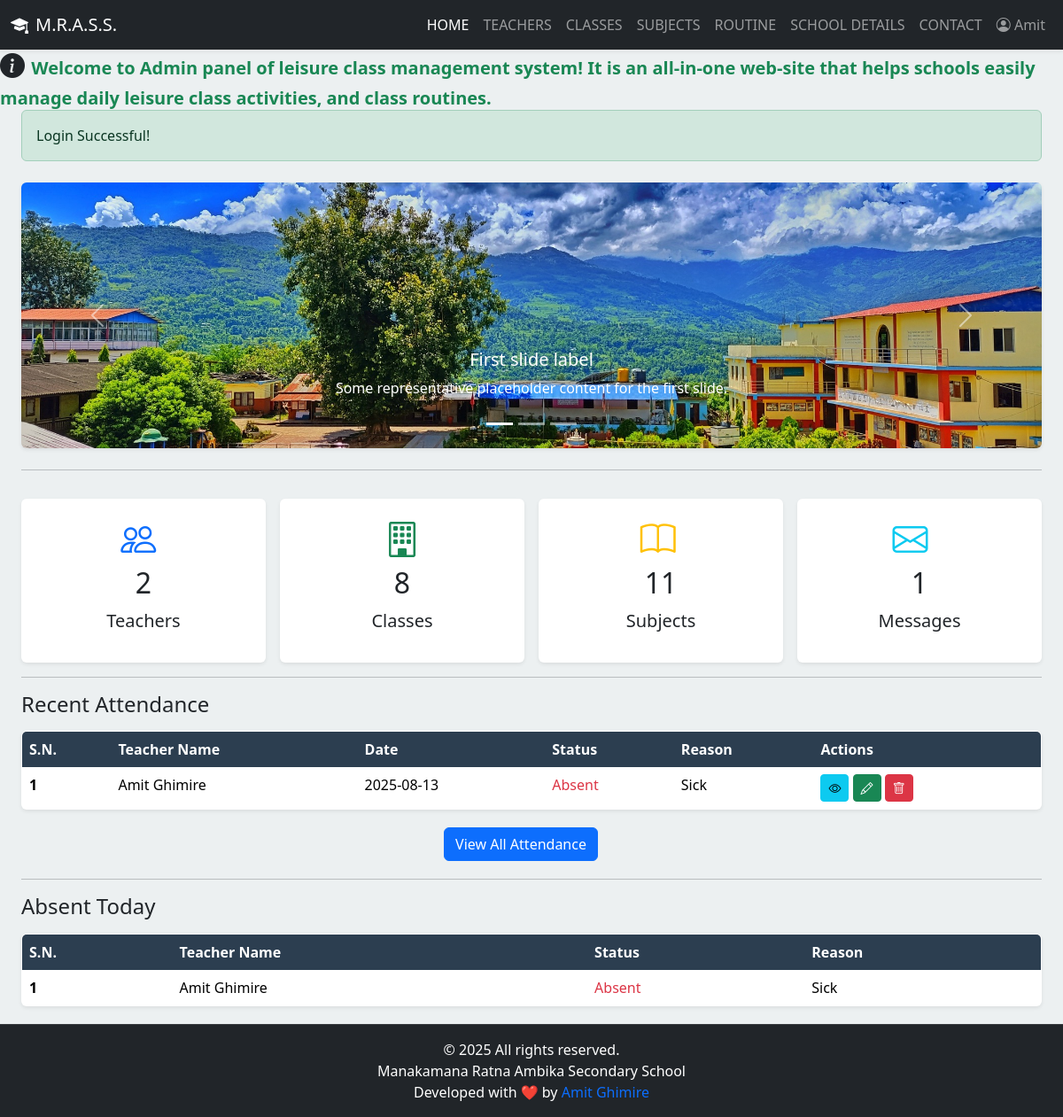
The app's page /admin/index.php (signed in) with its own data.
### tables this page shows
CREATE TABLE `attendance` (
  `att_id` int(11) NOT NULL,
  `teacher_id` int(11) NOT NULL,
  `date` date NOT NULL,
  `status` enum('Present','Absent') NOT NULL,
  `reason` text DEFAULT NULL,
  `recorded_at` timestamp NOT NULL DEFAULT current_timestamp()
);

CREATE TABLE `teachers` (
  `teach_id` int(11) NOT NULL,
  `username` varchar(50) NOT NULL,
  `full_name` varchar(100) NOT NULL,
  `contact` varchar(20) DEFAULT NULL,
  `email` varchar(100) DEFAULT NULL,
  `pan` varchar(20) DEFAULT NULL,
  `photo` varchar(255) DEFAULT NULL,
  `password` varchar(255) NOT NULL,
  `otp` varchar(10) DEFAULT NULL,
  `verified` tinyint(1) DEFAULT 0,
  `level` enum('basic','secondary') DEFAULT NULL,
  `role` varchar(50) NOT NULL DEFAULT 'teacher',
  `created_at` timestamp NOT NULL DEFAULT current_timestamp()
);

### admin/index.php (the view, shortened to what this page needs)
<?php
include('partial-admin/navbar.php');
?>
<div class="container-fluid px-4 flex-grow-1">
    <?php
    if (isset($_SESSION['login'])) {
        echo $_SESSION['login'];
    }
    ?>
        <?php
    if (!isset($_GET['action'])) {
        ?>
        <div class="row my-4">
            <div class="col-12">
                <div id="carouselExampleIndicators" class="carousel slide" data-bs-ride="carousel">
                    <div class="carousel-indicators">
                        <button type="button" data-bs-target="#carouselExampleIndicators" data-bs-slide-to="0" class="active" aria-current="true" aria-label="Slide 1"></button>
                        <button type="button" data-bs-target="#carouselExampleIndicators" data-bs-slide-to="1" aria-label="Slide 2"></button>
                        <button type="button" data-bs-target="#carouselExampleIndicators" data-bs-slide-to="2" aria-label="Slide 3"></button>
                    </div>
                    <div class="carousel-inner rounded shadow-sm">
                        <div class="carousel-item active">
                            <img src="../images/school.jpg" class="d-block w-100" alt="Slide 1">
                            <div class="carousel-caption d-none d-md-block">
                                <h5>First slide label</h5>
                                <p>Some representative placeholder content for the first slide.</p>
                            </div>
                        </div>
                    </div>
                    <button class="carousel-control-prev" type="button" data-bs-target="#carouselExampleIndicators" data-bs-slide="prev">
                        <span class="carousel-control-prev-icon" aria-hidden="true"></span>
                    </button>
                    <button class="carousel-control-next" type="button" data-bs-target="#carouselExampleIndicators" data-bs-slide="next">
                        <span class="carousel-control-next-icon" aria-hidden="true"></span>
                    </button>
                </div>
            </div>
        </div>
        <hr>
        <div class="row g-3 my-2">
            <?php
            $sql_teachers = "SELECT COUNT(*) AS total FROM teachers where role='teacher'";
            $res_teachers = mysqli_query($conn, $sql_teachers);
            $count_teachers = mysqli_fetch_assoc($res_teachers)['total'];
            $sql_classes = "SELECT COUNT(*) AS total FROM classes";
            $res_classes = mysqli_query($conn, $sql_classes);
            $count_classes = mysqli_fetch_assoc($res_classes)['total'];
            $sql_subjects = "SELECT COUNT(*) AS total FROM subjects";
            $res_subjects = mysqli_query($conn, $sql_subjects);
            $count_subjects = mysqli_fetch_assoc($res_subjects)['total'];
            $sql_messages = "SELECT COUNT(*) AS total FROM contact_msgs";
            $res_messages = mysqli_query($conn, $sql_messages);
            $count_messages = mysqli_fetch_assoc($res_messages)['total'];
            ?>
            <div class="col-md-3">
                <div class="p-3 bg-white shadow-sm d-flex justify-content-around align-items-center rounded">
                    <div>
                        <i class="bi bi-people p-3 fs-1 text-primary"></i>
                        <h3 class="fs-2 text-center"><?php echo $count_teachers; ?></h3>
                        <p class="fs-5 text-center">Teachers</p>
                    </div>
                </div>
            </div>
            <div class="col-md-3">
                <div class="p-3 bg-white shadow-sm d-flex justify-content-around align-items-center rounded">
                    <div>
                        <i class="bi bi-building p-3 fs-1 text-success"></i>
                        <h3 class="fs-2 text-center"><?php echo $count_classes; ?></h3>
                        <p class="fs-5 text-center">Classes</p>
                    </div>
                </div>
            </div>
            <div class="col-md-3">
                <div class="p-3 bg-white shadow-sm d-flex justify-content-around align-items-center rounded">
                    <div>
                        <i class="bi bi-book p-3 fs-1 text-warning"></i>
                        <h3 class="fs-2 text-center"><?php echo $count_subjects; ?></h3>
                        <p class="fs-5 text-center">Subjects</p>
                    </div>
                </div>
            </div>
            <div class="col-md-3">
                <div class="p-3 bg-white shadow-sm d-flex justify-content-around align-items-center rounded">
                    <div>
                        <i class="bi bi-envelope p-3 fs-1 text-info"></i>
                        <h3 class="fs-2 text-center"><?php echo $count_messages; ?></h3>
                        <p class="fs-5 text-center">Messages</p>
                    </div>
                </div>
            </div>
        </div>
        <hr>
        <div class="row my-1">
            <h3 class="fs-4 mb-3">Recent Attendance</h3>
            <div class="col">
                <table class="table bg-white rounded shadow-sm table-hover">
                    <thead>
                        <tr>
                            <th scope="col">S.N.</th>
                            <th scope="col">Teacher Name</th>
                            <th scope="col">Date</th>
                            <th scope="col">Status</th>
                            <th scope="col">Reason</th>
                            <th scope="col">Actions</th>
                        </tr>
                    </thead>
                    <tbody>
                        <?php
                        $today = date('Y-m-d');
                        $sql_today_attendance = "SELECT att_id, teachers.full_name, attendance.date, attendance.status, attendance.reason
                                        FROM attendance
                                        JOIN teachers ON attendance.teacher_id = teachers.teach_id
                                        WHERE teachers.role='teacher' AND attendance.date = '$today'
                                        ORDER BY attendance.recorded_at DESC";
                        $res_today_attendance = mysqli_query($conn, $sql_today_attendance);
                        if (mysqli_num_rows($res_today_attendance) > 0) {
                            $sn = 1;
                            while ($row = mysqli_fetch_assoc($res_today_attendance)) {
                                $status_class = '';
                                if ($row['status'] == 'Present') {
                                    $status_class = 'text-success';
                                } elseif ($row['status'] == 'Absent') {
                                    $status_class = 'text-danger';
                                } elseif ($row['status'] == 'Leave') {
                                    $status_class = 'text-info';
                                }
                        ?>
                                <tr>
                                    <th scope="row"><?php echo $sn++; ?></th>
                                    <td><?php echo $row['full_name']; ?></td>
                                    <td><?php echo $row['date']; ?></td>
                                    <td class="<?php echo $status_class; ?>"><?php echo $row['status']; ?></td>
                                    <td><?php echo $row['reason']; ?></td>
                                    <td>
                                        <a href="index.php?action=view&id=<?php echo $row['att_id']; ?>" class="btn btn-info btn-sm"><i class="bi bi-eye"></i></a>
                                        <a href="index.php?action=update&id=<?php echo $row['att_id']; ?>" class="btn btn-success btn-sm"><i class="bi bi-pencil"></i></a>
                                        <a href="index.php?action=delete&id=<?php echo $row['att_id']; ?>" class="btn btn-danger btn-sm" onclick="return confirm('Are you sure you want to delete this record?');"><i class="bi bi-trash"></i></a>
                                    </td>
                                </tr>
                            <?php
                            }
                        } else {
                            ?>
                            <tr>
                                <td colspan="6">No attendance records found for today.</td>
                            </tr>
                        <?php
                        }
                        ?>
                    </tbody>
                </table>
            </div>
            <div class="row my-1">
                <div class="col-12 text-center">
                    <a href="view-all-attendance.php" class="btn btn-primary">View All Attendance</a>
                </div>
            </div>
        </div>
        <hr>
        <div class="row my-1">
            <h3 class="fs-4 mb-3">Absent Today</h3>
            <div class="col">
                <table class="table bg-white rounded shadow-sm table-hover">
                    <thead>
                        <tr>
                            <th scope="col">S.N.</th>
                            <th scope="col">Teacher Name</th>
                            <th scope="col">Status</th>
                            <th scope="col">Reason</th>
                        </tr>
                    </thead>
                    <tbody>
                        <?php
                        $today = date('Y-m-d');
                        $sql_absent_leave_teachers = "SELECT teachers.full_name, attendance.status, attendance.reason
                                                FROM attendance
                                                JOIN teachers ON attendance.teacher_id = teachers.teach_id
                                                WHERE teachers.role = 'teacher'
                                                AND (LOWER(attendance.status) = 'absent' OR LOWER(attendance.status) = 'leave')
                                                AND attendance.date = '$today'";
                        $res_absent_leave_teachers = mysqli_query($conn, $sql_absent_leave_teachers);
                        if (mysqli_num_rows($res_absent_leave_teachers) > 0) {
                            $sn = 1;
                            while ($row = mysqli_fetch_assoc($res_absent_leave_teachers)) {
                                $status_class = '';
                                if ($row['status'] == 'Absent') {
                                    $status_class = 'text-danger';
                                } elseif ($row['status'] == 'Leave') {
                                    $status_class = 'text-info';
                                }
                        ?>
                                <tr>
                                    <th scope="row"><?php echo $sn++; ?></th>
                                    <td><?php echo $row['full_name']; ?></td>
                                    <td class="<?php echo $status_class; ?>"><?php echo $row['status']; ?></td>
                                    <td><?php echo $row['reason']; ?></td>
                                </tr>
                            <?php
                            }
                        } else {
                            ?>
                            <tr>
                                <td colspan="4">No teachers are absent or on leave today.</td>
                            </tr>
                        <?php
                        }
                        ?>
                    </tbody>
                </table>
            </div>
        </div>
</div>
<?php
    }
?>
<?php include('partial-admin/footer.php'); ?>
</body>
</html>

### css/admin_style.css (style rules this page uses)
:root { --primary-color: #2c3e50; --secondary-color: #34495e; --background-color: #ecf0f1; --card-bg-color: #ffffff; --text-color: #34495e; --sidebar-bg-color: #2c3e50; --sidebar-hover-color: #34495e; --sidebar-active-color: #3c526a; --success-color: #27ae60; --danger-color: #e74c3c; --warning-color: #f39c12; --info-color: #3498db; --border-color: #e0e0e0; }
body { overflow-x: hidden; font-family: 'Segoe UI', Roboto, 'Helvetica Neue', Arial, sans-serif; background-color: var(--background-color); }
.table { border-radius: 0.75rem; overflow: hidden; box-shadow: 0 4px 10px rgba(0, 0, 0, 0.05); background-color: var(--card-bg-color); border: 1px solid var(--border-color); }
.table thead th { background-color: var(--primary-color); color: #fff; border: none; font-weight: 600; }

### admin/index.php (style rules this page uses)
.carousel-item img { height: 300px; object-fit: cover; }
.carousel-inner { border-radius: 0.5rem; }

### records on screen
attendance: teacher.full_name "Amit Ghimire", date "2025-08-13", status "Absent", reason "Sick"

### other values on screen
$_SESSION['username'] "Amit"
$_SESSION['login'] "Login Successful!"
$count_teachers "2"
$count_classes "8"
$count_subjects "11"
$count_messages "1"
